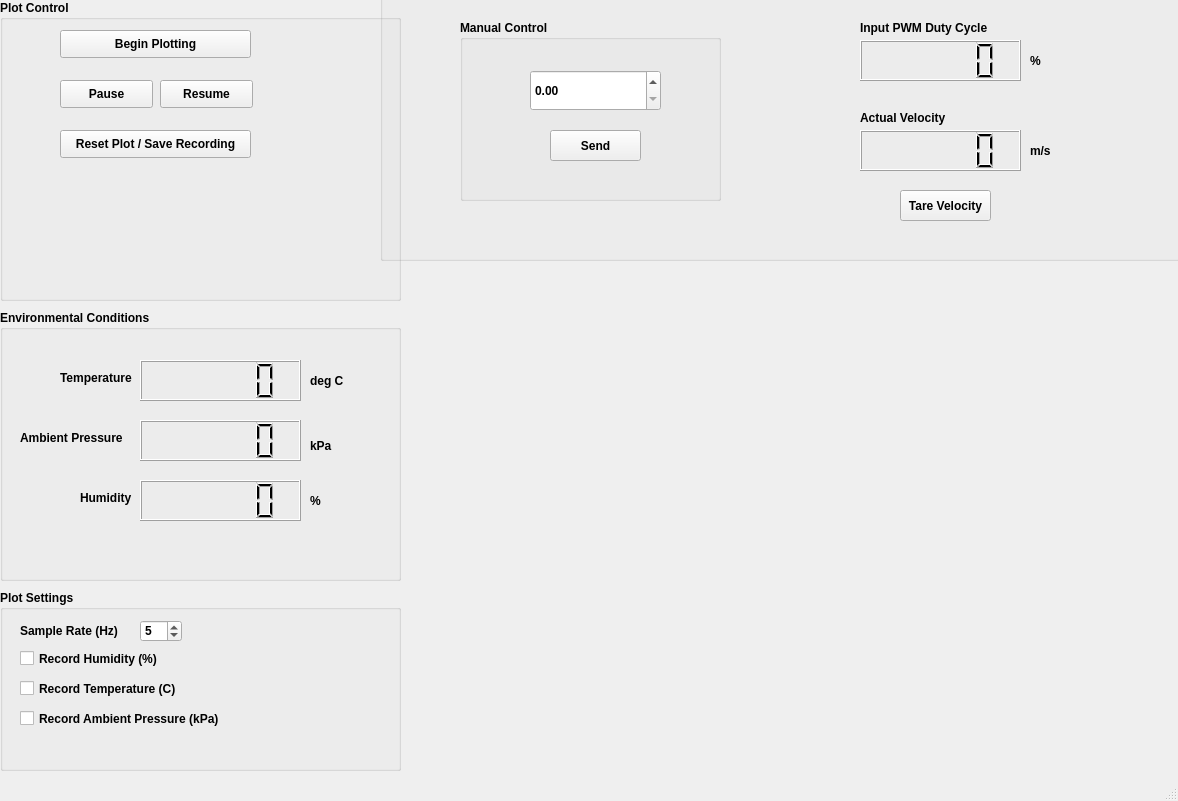
<?xml version="1.0" encoding="UTF-8"?>
<ui version="4.0">
 <class>MainWindow</class>
 <widget class="QMainWindow" name="MainWindow">
  <property name="geometry">
   <rect>
    <x>0</x>
    <y>0</y>
    <width>1178</width>
    <height>801</height>
   </rect>
  </property>
  <property name="windowTitle">
   <string>MainWindow</string>
  </property>
  <widget class="QWidget" name="centralwidget">
   <widget class="PlotWidget" name="livePlot" native="true">
    <property name="geometry">
     <rect>
      <x>430</x>
      <y>350</y>
      <width>721</width>
      <height>401</height>
     </rect>
    </property>
   </widget>
   <widget class="QGroupBox" name="groupBox_3">
    <property name="geometry">
     <rect>
      <x>0</x>
      <y>0</y>
      <width>401</width>
      <height>301</height>
     </rect>
    </property>
    <property name="font">
     <font>
      <weight>75</weight>
      <bold>true</bold>
     </font>
    </property>
    <property name="title">
     <string>Plot Control</string>
    </property>
    <widget class="QPushButton" name="pushButton">
     <property name="geometry">
      <rect>
       <x>60</x>
       <y>30</y>
       <width>191</width>
       <height>28</height>
      </rect>
     </property>
     <property name="text">
      <string>Begin Plotting</string>
     </property>
    </widget>
    <widget class="QPushButton" name="pushButton_3">
     <property name="geometry">
      <rect>
       <x>60</x>
       <y>80</y>
       <width>93</width>
       <height>28</height>
      </rect>
     </property>
     <property name="text">
      <string>Pause</string>
     </property>
    </widget>
    <widget class="QPushButton" name="pushButton_4">
     <property name="geometry">
      <rect>
       <x>160</x>
       <y>80</y>
       <width>93</width>
       <height>28</height>
      </rect>
     </property>
     <property name="text">
      <string>Resume</string>
     </property>
    </widget>
    <widget class="QPushButton" name="pushButton_2">
     <property name="geometry">
      <rect>
       <x>60</x>
       <y>130</y>
       <width>191</width>
       <height>28</height>
      </rect>
     </property>
     <property name="text">
      <string>Reset Plot / Save Recording</string>
     </property>
    </widget>
   </widget>
   <widget class="QGroupBox" name="groupBox_4">
    <property name="geometry">
     <rect>
      <x>0</x>
      <y>590</y>
      <width>401</width>
      <height>181</height>
     </rect>
    </property>
    <property name="font">
     <font>
      <weight>75</weight>
      <bold>true</bold>
     </font>
    </property>
    <property name="title">
     <string>Plot Settings</string>
    </property>
    <widget class="QSpinBox" name="sampleRate">
     <property name="geometry">
      <rect>
       <x>140</x>
       <y>30</y>
       <width>42</width>
       <height>22</height>
      </rect>
     </property>
     <property name="minimum">
      <number>1</number>
     </property>
     <property name="maximum">
      <number>10</number>
     </property>
     <property name="value">
      <number>5</number>
     </property>
    </widget>
    <widget class="QLabel" name="label_4">
     <property name="geometry">
      <rect>
       <x>20</x>
       <y>30</y>
       <width>111</width>
       <height>21</height>
      </rect>
     </property>
     <property name="text">
      <string>Sample Rate (Hz)</string>
     </property>
    </widget>
    <widget class="QCheckBox" name="checkBox">
     <property name="geometry">
      <rect>
       <x>20</x>
       <y>60</y>
       <width>181</width>
       <height>17</height>
      </rect>
     </property>
     <property name="text">
      <string>Record Humidity (%)</string>
     </property>
    </widget>
    <widget class="QCheckBox" name="checkBox_2">
     <property name="geometry">
      <rect>
       <x>20</x>
       <y>120</y>
       <width>211</width>
       <height>17</height>
      </rect>
     </property>
     <property name="text">
      <string>Record Ambient Pressure (kPa)</string>
     </property>
    </widget>
    <widget class="QCheckBox" name="checkBox_3">
     <property name="geometry">
      <rect>
       <x>20</x>
       <y>90</y>
       <width>181</width>
       <height>17</height>
      </rect>
     </property>
     <property name="text">
      <string>Record Temperature (C)</string>
     </property>
    </widget>
   </widget>
   <widget class="QGroupBox" name="groupBox_5">
    <property name="geometry">
     <rect>
      <x>380</x>
      <y>-40</y>
      <width>801</width>
      <height>301</height>
     </rect>
    </property>
    <property name="font">
     <font>
      <weight>75</weight>
      <bold>true</bold>
     </font>
    </property>
    <property name="title">
     <string>Fan Speed Control</string>
    </property>
    <widget class="QLCDNumber" name="desiredLCD">
     <property name="geometry">
      <rect>
       <x>480</x>
       <y>80</y>
       <width>161</width>
       <height>41</height>
      </rect>
     </property>
     <property name="smallDecimalPoint">
      <bool>true</bool>
     </property>
    </widget>
    <widget class="QLCDNumber" name="actualLCD">
     <property name="geometry">
      <rect>
       <x>480</x>
       <y>170</y>
       <width>161</width>
       <height>41</height>
      </rect>
     </property>
     <property name="smallDecimalPoint">
      <bool>true</bool>
     </property>
    </widget>
    <widget class="QLabel" name="label_5">
     <property name="geometry">
      <rect>
       <x>480</x>
       <y>60</y>
       <width>151</width>
       <height>16</height>
      </rect>
     </property>
     <property name="text">
      <string>&lt;html&gt;&lt;head/&gt;&lt;body&gt;&lt;p&gt;Input PWM Duty Cycle &lt;/p&gt;&lt;/body&gt;&lt;/html&gt;</string>
     </property>
    </widget>
    <widget class="QLabel" name="label_6">
     <property name="geometry">
      <rect>
       <x>480</x>
       <y>150</y>
       <width>101</width>
       <height>16</height>
      </rect>
     </property>
     <property name="text">
      <string>&lt;html&gt;&lt;head/&gt;&lt;body&gt;&lt;p&gt;&lt;span style=&quot; font-weight:600;&quot;&gt;Actual Velocity&lt;/span&gt;&lt;/p&gt;&lt;/body&gt;&lt;/html&gt;</string>
     </property>
    </widget>
    <widget class="QPushButton" name="tareVelocity">
     <property name="geometry">
      <rect>
       <x>520</x>
       <y>230</y>
       <width>91</width>
       <height>31</height>
      </rect>
     </property>
     <property name="text">
      <string>Tare Velocity</string>
     </property>
    </widget>
    <widget class="QLabel" name="label_13">
     <property name="geometry">
      <rect>
       <x>650</x>
       <y>90</y>
       <width>51</width>
       <height>21</height>
      </rect>
     </property>
     <property name="text">
      <string>%</string>
     </property>
    </widget>
    <widget class="QLabel" name="label_14">
     <property name="geometry">
      <rect>
       <x>650</x>
       <y>180</y>
       <width>51</width>
       <height>21</height>
      </rect>
     </property>
     <property name="text">
      <string>m/s</string>
     </property>
    </widget>
    <widget class="QGroupBox" name="groupBox_8">
     <property name="geometry">
      <rect>
       <x>80</x>
       <y>60</y>
       <width>261</width>
       <height>181</height>
      </rect>
     </property>
     <property name="title">
      <string>Manual Control</string>
     </property>
     <widget class="QDoubleSpinBox" name="manualDuty">
      <property name="geometry">
       <rect>
        <x>70</x>
        <y>50</y>
        <width>131</width>
        <height>41</height>
       </rect>
      </property>
     </widget>
     <widget class="QPushButton" name="sendDuty">
      <property name="geometry">
       <rect>
        <x>90</x>
        <y>110</y>
        <width>91</width>
        <height>31</height>
       </rect>
      </property>
      <property name="text">
       <string>Send</string>
      </property>
     </widget>
    </widget>
   </widget>
   <widget class="QGroupBox" name="groupBox_7">
    <property name="geometry">
     <rect>
      <x>0</x>
      <y>310</y>
      <width>401</width>
      <height>271</height>
     </rect>
    </property>
    <property name="font">
     <font>
      <weight>75</weight>
      <bold>true</bold>
     </font>
    </property>
    <property name="title">
     <string>Environmental Conditions</string>
    </property>
    <widget class="QLabel" name="label_7">
     <property name="geometry">
      <rect>
       <x>60</x>
       <y>60</y>
       <width>81</width>
       <height>16</height>
      </rect>
     </property>
     <property name="text">
      <string>&lt;html&gt;&lt;head/&gt;&lt;body&gt;&lt;p&gt;&lt;span style=&quot; font-weight:600;&quot;&gt;Temperature&lt;/span&gt;&lt;/p&gt;&lt;/body&gt;&lt;/html&gt;</string>
     </property>
    </widget>
    <widget class="QLCDNumber" name="tempLCD">
     <property name="geometry">
      <rect>
       <x>140</x>
       <y>50</y>
       <width>161</width>
       <height>41</height>
      </rect>
     </property>
     <property name="smallDecimalPoint">
      <bool>true</bool>
     </property>
    </widget>
    <widget class="QLabel" name="label_8">
     <property name="geometry">
      <rect>
       <x>20</x>
       <y>120</y>
       <width>111</width>
       <height>16</height>
      </rect>
     </property>
     <property name="text">
      <string>&lt;html&gt;&lt;head/&gt;&lt;body&gt;&lt;p&gt;&lt;span style=&quot; font-weight:600;&quot;&gt;Ambient Pressure&lt;/span&gt;&lt;/p&gt;&lt;/body&gt;&lt;/html&gt;</string>
     </property>
    </widget>
    <widget class="QLabel" name="label_9">
     <property name="geometry">
      <rect>
       <x>80</x>
       <y>180</y>
       <width>55</width>
       <height>16</height>
      </rect>
     </property>
     <property name="text">
      <string>&lt;html&gt;&lt;head/&gt;&lt;body&gt;&lt;p&gt;&lt;span style=&quot; font-weight:600;&quot;&gt;Humidity&lt;/span&gt;&lt;/p&gt;&lt;/body&gt;&lt;/html&gt;</string>
     </property>
    </widget>
    <widget class="QLCDNumber" name="pressureLCD">
     <property name="geometry">
      <rect>
       <x>140</x>
       <y>110</y>
       <width>161</width>
       <height>41</height>
      </rect>
     </property>
     <property name="smallDecimalPoint">
      <bool>true</bool>
     </property>
    </widget>
    <widget class="QLCDNumber" name="humLCD">
     <property name="geometry">
      <rect>
       <x>140</x>
       <y>170</y>
       <width>161</width>
       <height>41</height>
      </rect>
     </property>
     <property name="smallDecimalPoint">
      <bool>true</bool>
     </property>
    </widget>
    <widget class="QLabel" name="label_10">
     <property name="geometry">
      <rect>
       <x>310</x>
       <y>125</y>
       <width>51</width>
       <height>21</height>
      </rect>
     </property>
     <property name="text">
      <string>kPa</string>
     </property>
    </widget>
    <widget class="QLabel" name="label_11">
     <property name="geometry">
      <rect>
       <x>310</x>
       <y>60</y>
       <width>51</width>
       <height>21</height>
      </rect>
     </property>
     <property name="text">
      <string>deg C</string>
     </property>
    </widget>
    <widget class="QLabel" name="label_12">
     <property name="geometry">
      <rect>
       <x>310</x>
       <y>180</y>
       <width>51</width>
       <height>21</height>
      </rect>
     </property>
     <property name="text">
      <string>%</string>
     </property>
    </widget>
   </widget>
  </widget>
  <widget class="QMenuBar" name="menubar">
   <property name="geometry">
    <rect>
     <x>0</x>
     <y>0</y>
     <width>1178</width>
     <height>21</height>
    </rect>
   </property>
  </widget>
  <widget class="QStatusBar" name="statusbar"/>
 </widget>
 <customwidgets>
  <customwidget>
   <class>PlotWidget</class>
   <extends>QWidget</extends>
   <header>pyqtgraph</header>
   <container>1</container>
  </customwidget>
 </customwidgets>
 <resources/>
 <connections/>
</ui>
